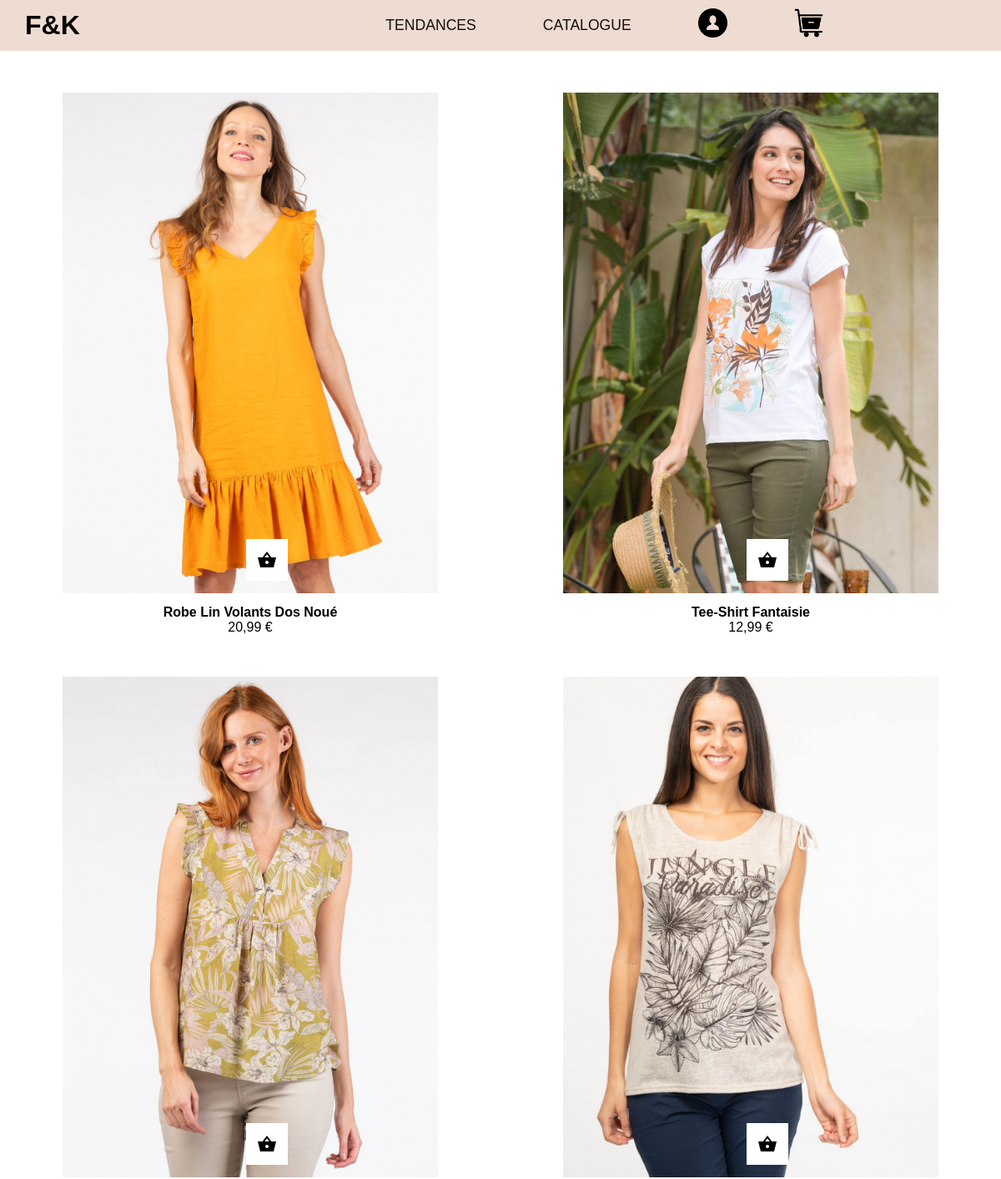
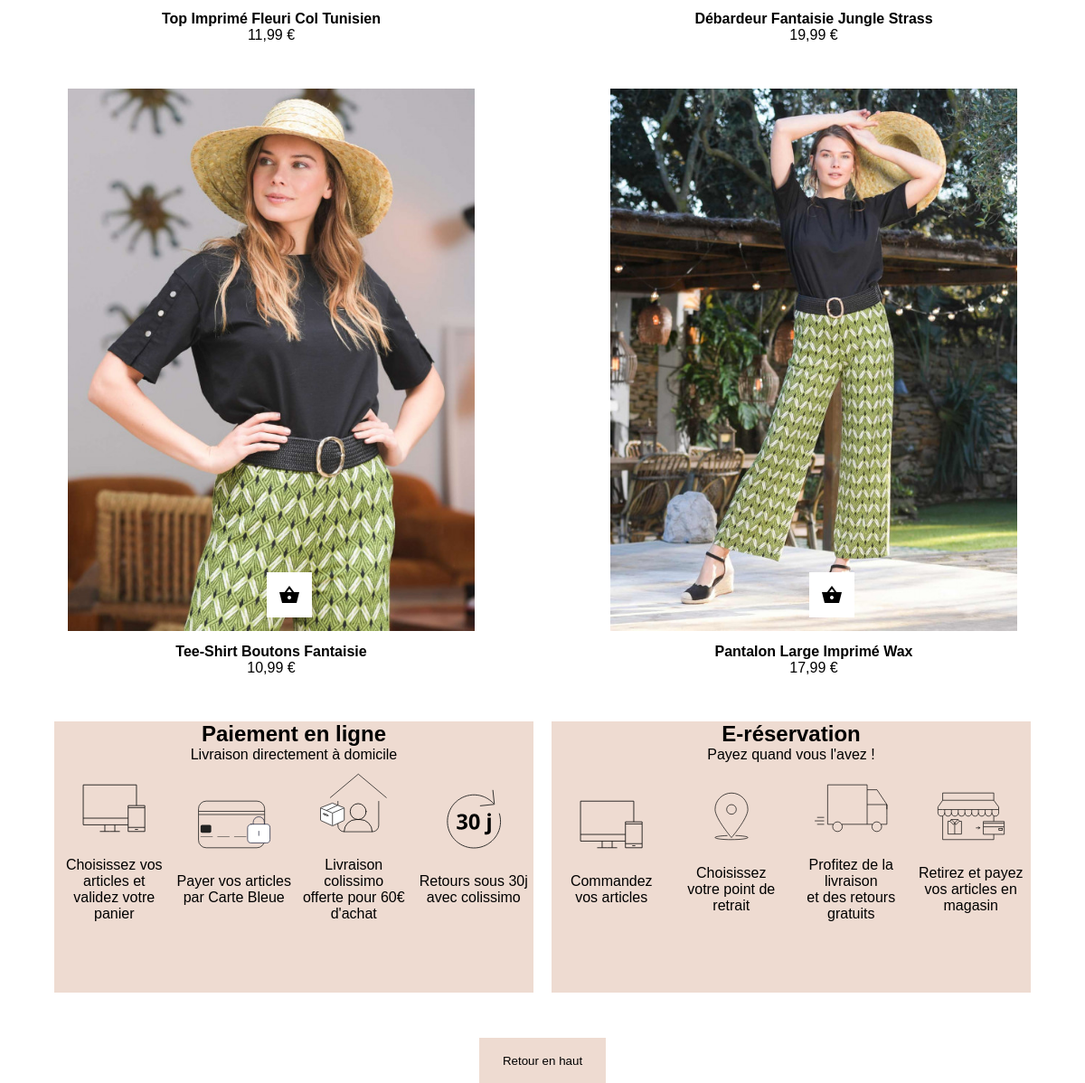
Page /catalogue_tendance_jungle_paradise.php on the committed database (2 pictures, top to bottom).
### tables this page shows
CREATE TABLE `product` (
  `id` int NOT NULL,
  `id_tendance` int NOT NULL,
  `type` varchar(255) NOT NULL,
  `product_name` varchar(255) NOT NULL,
  `product_description` varchar(1000) NOT NULL,
  `product_price` varchar(255) NOT NULL,
  `product_pic_1` varchar(255) NOT NULL,
  `product_pic_2` varchar(255) NOT NULL
);

### src/catalogue_tendance_jungle_paradise.php (the view, shortened to what this page needs)
<?php
require_once("connect.php");
$sql = "SELECT * FROM product WHERE id_tendance ='2'";
$query = $db->prepare($sql);
$query->execute();
$product = $query->fetchAll(PDO::FETCH_ASSOC);
?>
<!DOCTYPE html>
<html lang="fr">
<head>
    <link rel="stylesheet" href="style.css">
</head>
<?php
include './element/navbar.php';
?>
<section class="contenaire_catalogue">
    <div class="container_items">
        <?php
        foreach ($product as $pr) {
        ?>
            <div class="item">
                <div> <a href="product.php?id=<?= $pr["id"] ?>"><img src="<?= $pr["product_pic_1"] ?>" width="450px" height="600px" alt=""></a></div>
                <div class="titre"> <?= $pr["product_name"] ?></div>
                <div> <?= $pr["product_price"] ?></div>
                <button class="btn"><a href="produit.php"></a>
                </button>
            </div>
    </div>
<?php
        }
?>
</section>
<?php
include './element/footer.php';
?>
</body>
</html>
</body>
</html>

### src/style.css (style rules this page uses)
:root { --font-size: 1rem; }
* { box-sizing: border-box; outline: none; margin: 0 auto; padding: 0; }
html { scroll-behavior: smooth; }
.contenaire_catalogue { margin-top: 50px; display: flex; flex-wrap: wrap; justify-content: center; align-items: center; }
.btn { width: 50px; height: 50px; background-color: rgb(255, 255, 255); border-style: none; position: absolute; background-image: url(./img/panier_noir.png); background-repeat: no-repeat; background-position: center; top: 535px; left: 220px; }
.item { position: relative; justify-content: center; text-align: center; margin-bottom: 50px; }
.titre { font-weight: bold; margin-top: 10px; }

### rows in the picture
product: product_pic_1 (picture), product_name "Robe Lin Volants Dos Noué", product_price "20,99 €"
product: product_pic_1 (picture), product_name "Tee-Shirt Fantaisie", product_price "12,99 €"
product: product_pic_1 (picture), product_name "Top Imprimé Fleuri Col Tunisien", product_price "11,99 €"
product: product_pic_1 (picture), product_name "Débardeur Fantaisie Jungle Strass", product_price "19,99 €"
product: product_pic_1 (picture), product_name "Tee-Shirt Boutons Fantaisie", product_price "10,99 €"
product: product_pic_1 (picture), product_name "Pantalon Large Imprimé Wax", product_price "17,99 €"
